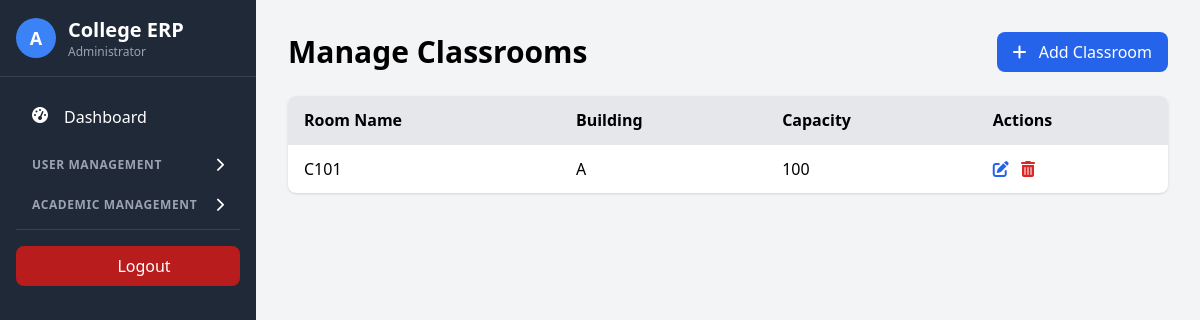
The page /admin/manage_classrooms.php (signed in) on the database its author committed.
### tables this page shows
CREATE TABLE IF NOT EXISTS `classrooms` (
  `room_id` int NOT NULL AUTO_INCREMENT,
  `room_name` varchar(50) NOT NULL,
  `building` varchar(50) NOT NULL,
  `capacity` int NOT NULL,
  PRIMARY KEY (`room_id`),
  UNIQUE KEY `room_name` (`room_name`)
);

### admin/manage_classrooms.php (the view, shortened to what this page needs)
<?php
require_once '../config/db.php';
$classrooms = $pdo->query("SELECT * FROM classrooms ORDER BY building, room_name")->fetchAll();
?>
<!DOCTYPE html>
<html lang="en">
<head>
    <script src="https://cdn.tailwindcss.com"></script>
    <link rel="stylesheet" href="https://cdnjs.cloudflare.com/ajax/libs/font-awesome/6.0.0/css/all.min.css">
</head>
<body class="bg-gray-100">
<div class="md:flex">
<?php include '../includes/admin_sidebar.php'; ?>
    <div class="main-content p-8 mt-16 md:mt-0 mt-16 md:ml-64 w-full">
        <div class="flex justify-between items-center mb-6">
            <h1 class="text-3xl font-bold">Manage Classrooms</h1>
            <button onclick="document.getElementById('addClassroomModal').classList.remove('hidden')"
                    class="bg-blue-600 text-white px-4 py-2 rounded-lg hover:bg-blue-700 transition">
                <i class="fas fa-plus mr-2"></i> Add Classroom
            </button>
        </div>
        <div class="bg-white rounded-lg shadow overflow-hidden">
            <table class="min-w-full">
                <thead class="bg-gray-200">
                    <tr>
                        <th class="py-3 px-4 text-left">Room Name</th>
                        <th class="py-3 px-4 text-left">Building</th>
                        <th class="py-3 px-4 text-left">Capacity</th>
                        <th class="py-3 px-4 text-left">Actions</th>
                    </tr>
                </thead>
                <tbody>
                    <?php if (empty($classrooms)): ?>
                        <tr>
                            <td colspan="4" class="py-4 px-4 text-center text-gray-500">No classrooms found</td>
                        </tr>
                    <?php else: ?>
                        <?php foreach ($classrooms as $classroom): ?>
                        <tr class="border-t hover:bg-gray-50">
                            <td class="py-3 px-4"><?= htmlspecialchars($classroom['room_name']) ?></td>
                            <td class="py-3 px-4"><?= htmlspecialchars($classroom['building']) ?></td>
                            <td class="py-3 px-4"><?= $classroom['capacity'] ?></td>
                            <td class="py-3 px-4 space-x-2">
                                <button onclick="openEditModal(<?= htmlspecialchars(json_encode($classroom)) ?>)"
                                        class="text-blue-600 hover:text-blue-800">
                                    <i class="fas fa-edit"></i>
                                </button>
                                <form method="post" class="inline" onsubmit="return confirm('Are you sure you want to delete this classroom?');">
                                    <button type="submit" name="delete_classroom" class="text-red-600 hover:text-red-800">
                                        <i class="fas fa-trash-alt"></i>
                                    </button>
                                </form>
                            </td>
                        </tr>
                        <?php endforeach; ?>
                    <?php endif; ?>
                </tbody>
            </table>
        </div>
    </div>
</div>
</body>
</html>

### rows shown on the page
classrooms: room_name "C101", building "A", capacity "100"
